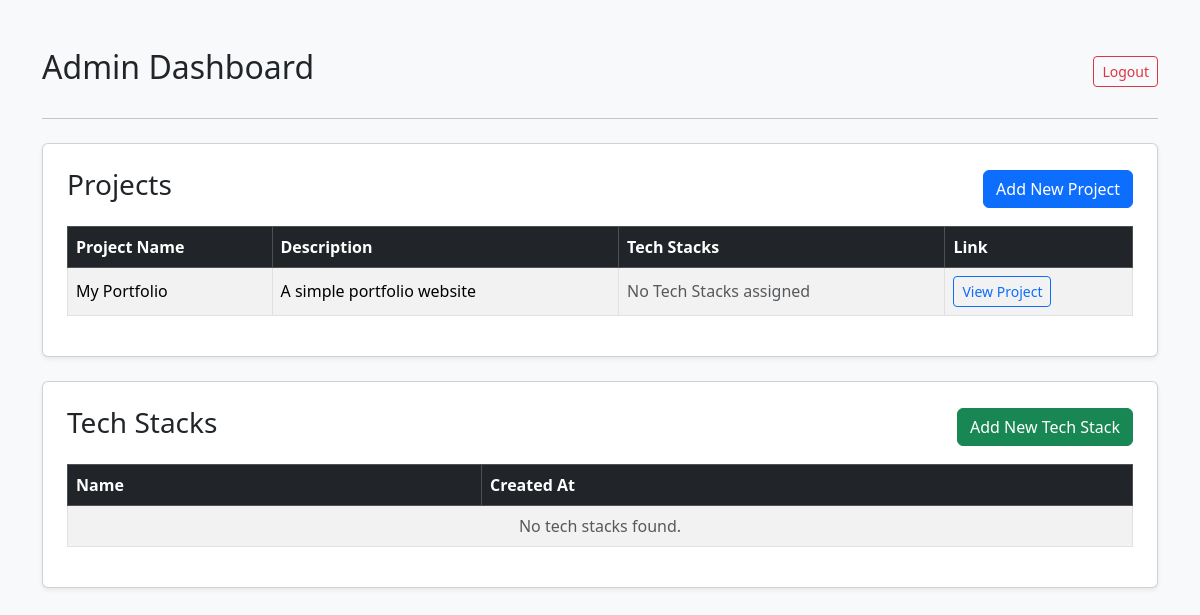
Before: /dashboard/ (signed in) with the older database file.
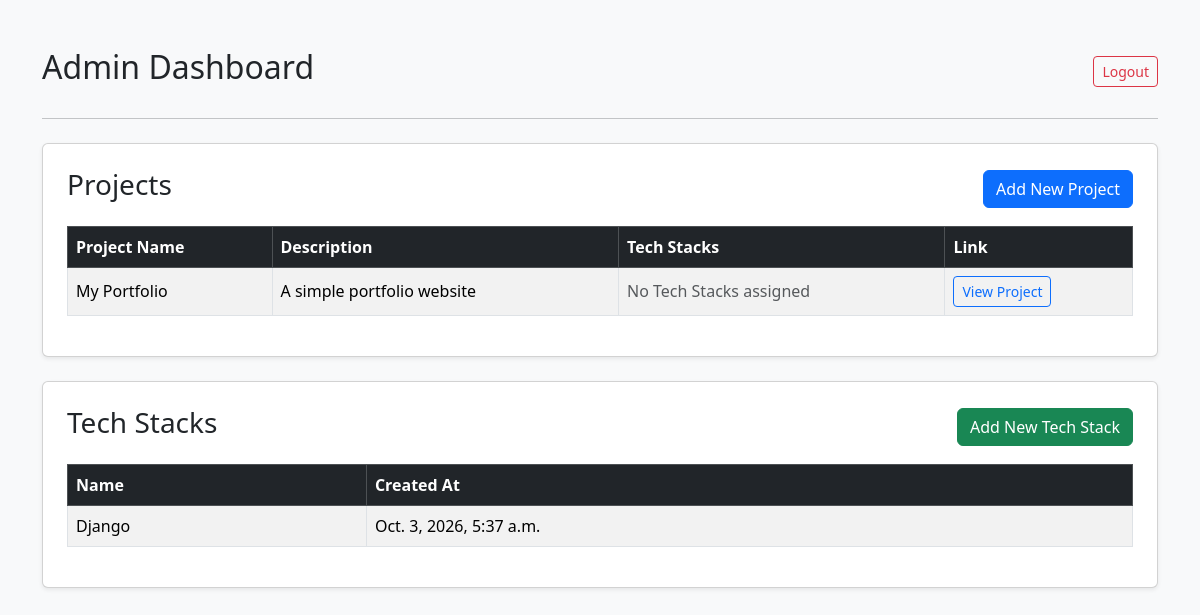
After: the same page with the newer database file.
### core/models.py (models this page shows, shortened)
class Project(models.Model):
    project_name = models.CharField(max_length=200)
    description = models.TextField()
    tech_stacks = models.ManyToManyField(TechStack)
    link = models.URLField(blank=True, null=True)

class TechStack(models.Model):
    name = models.CharField(max_length=100, unique=True)
    created_at = models.DateTimeField(auto_now_add=True)

### core/views.py (the view)
# urls.py: path('dashboard/', views.dashboard_view, name='dashboard'),
@user_passes_test(lambda u: u.is_superuser, login_url='admin_login')
def dashboard_view(request):
    projects = Project.objects.all()
    tech_stacks = TechStack.objects.all()
    return render(request, 'core/dashboard.html', {
        'projects': projects,
        'tech_stacks': tech_stacks,
    })

### core/templates/core/dashboard.html (shortened to what this page needs)
<!DOCTYPE html>
<html lang="en">
<head>
    <link href="https://cdn.jsdelivr.net/npm/bootstrap@5.3.3/dist/css/bootstrap.min.css" rel="stylesheet">
</head>
<body class="bg-light">
    <div class="container mt-5 mb-5">
        <div class="d-flex justify-content-between align-items-center mb-4">
            <h2>Admin Dashboard</h2>
            <a href="{% url 'admin_login' %}" class="btn btn-outline-danger btn-sm">Logout</a>
        </div>
        <hr class="mb-4">
        <div class="card shadow-sm p-4 mb-4">
            <div class="d-flex justify-content-between align-items-center mb-3">
                <h3>Projects</h3>
                <a href="{% url 'add_project' %}" class="btn btn-primary">Add New Project</a>
            </div>
            <div class="table-responsive">
                <table class="table table-striped table-bordered align-middle">
                    <thead class="table-dark">
                        <tr>
                            <th>Project Name</th>
                            <th>Description</th>
                            <th>Tech Stacks</th>
                            <th>Link</th>
                        </tr>
                    </thead>
                    <tbody>
                        {% for project in projects %}
                        <tr>
                            <td>{{ project.project_name }}</td>
                            <td>{{ project.description }}</td>
                            <td>
                                {% for tech in project.tech_stacks.all %}
                                    <span class="badge bg-secondary">{{ tech.name }}</span>
                                {% empty %}
                                    <span class="text-muted">No Tech Stacks assigned</span>
                                {% endfor %}
                            </td>
                            <td><a href="{{ project.link }}" target="_blank" class="btn btn-sm btn-outline-primary">View Project</a></td>
                        </tr>
                        {% empty %}
                        <tr>
                            <td colspan="4" class="text-center text-muted">No projects found.</td>
                        </tr>
                        {% endfor %}
                    </tbody>
                </table>
            </div>
        </div>
        <div class="card shadow-sm p-4">
            <div class="d-flex justify-content-between align-items-center mb-3">
                <h3>Tech Stacks</h3>
                <a href="{% url 'add_tech_stack' %}" class="btn btn-success">Add New Tech Stack</a>
            </div>
            <div class="table-responsive">
                <table class="table table-striped table-bordered align-middle">
                    <thead class="table-dark">
                        <tr>
                            <th>Name</th>
                            <th>Created At</th>
                        </tr>
                    </thead>
                    <tbody>
                        {% for tech in tech_stacks %}
                        <tr>
                            <td>{{ tech.name }}</td>
                            <td>{{ tech.created_at }}</td>
                        </tr>
                        {% empty %}
                        <tr>
                            <td colspan="2" class="text-center text-muted">No tech stacks found.</td>
                        </tr>
                        {% endfor %}
                    </tbody>
                </table>
            </div>
        </div>
    </div>
</body>
</html>

Changed rows visible on the page:
added TechStack: name "Django", created_at "Oct. 3, 2026, 5:37 a.m."
Other visible differences:
text no longer shown: "No tech stacks found."
